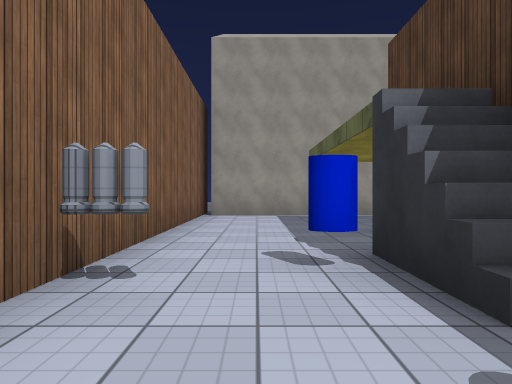
[1] (above)

24 first-person views from a walk through a Unity game level. The camera is 1.2 m above the floor, looks level and sees 75° across. The floor is counted in squares, 2 m on a side. Each view is taken from the middle of a square. On the plan, view 1 faces up. The plan holds only what a view shows up to about 10 squares ahead; the rest is blank. The place goes on beyond the plan. The player character is not drawn. Some animated figures are left out. Surface patterns are stand-ins for the level's own textures.

[2]
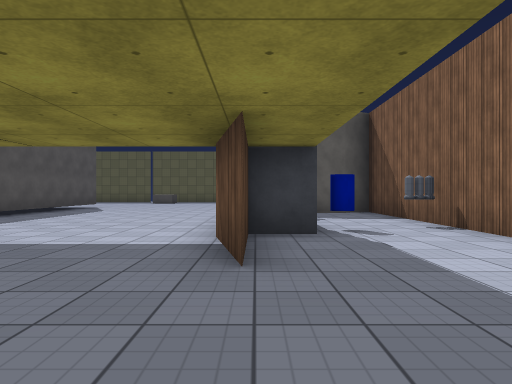

[3]
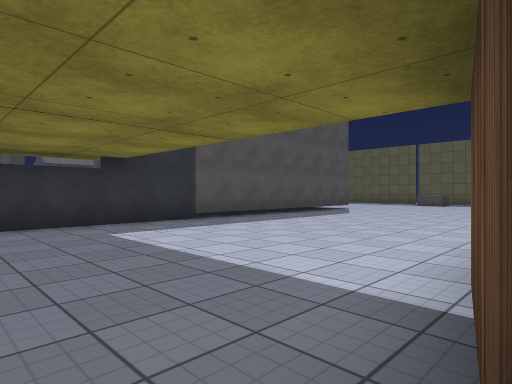

[4]
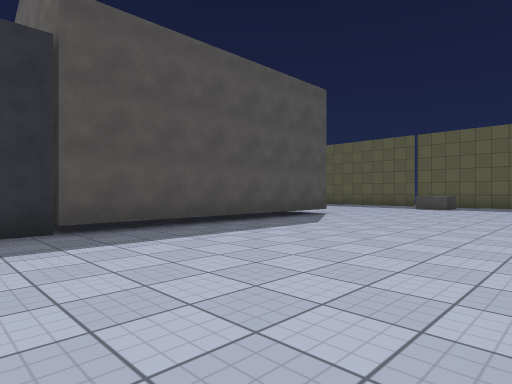

[5]
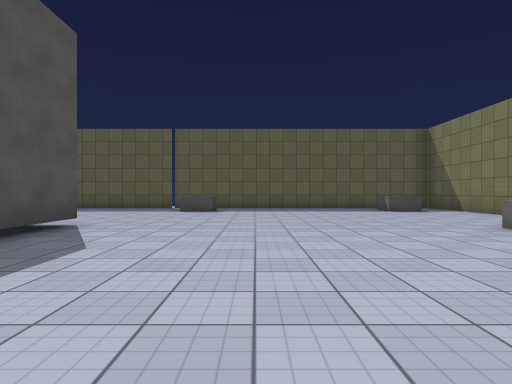

[6]
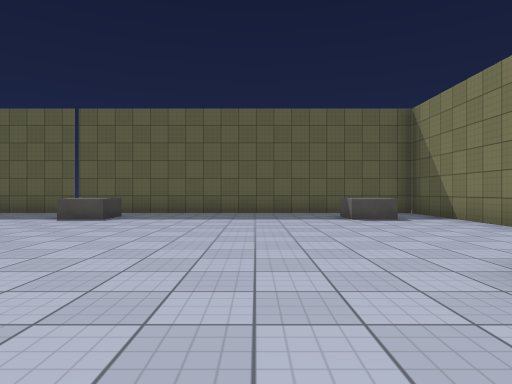

[7]
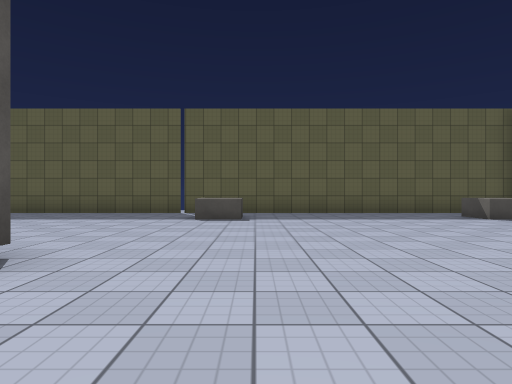

[8]
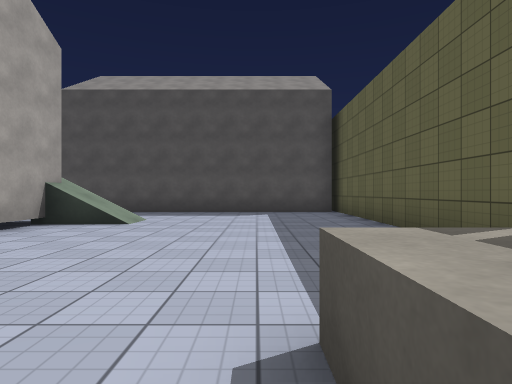

[9]
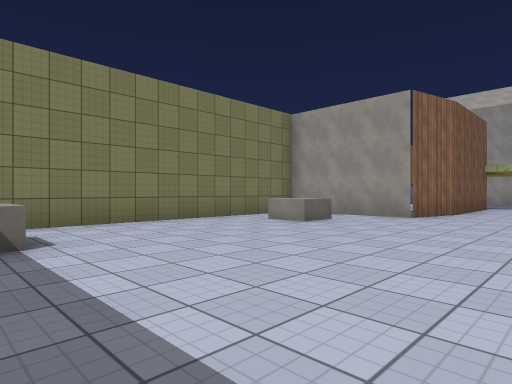

[10]
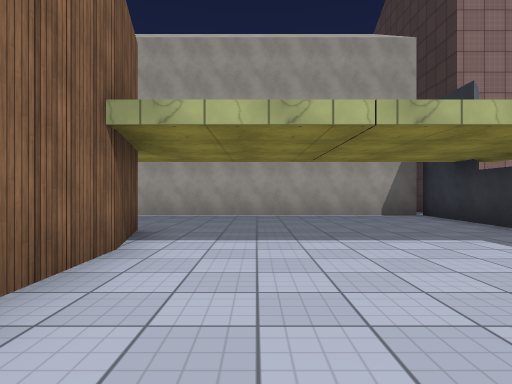

[11]
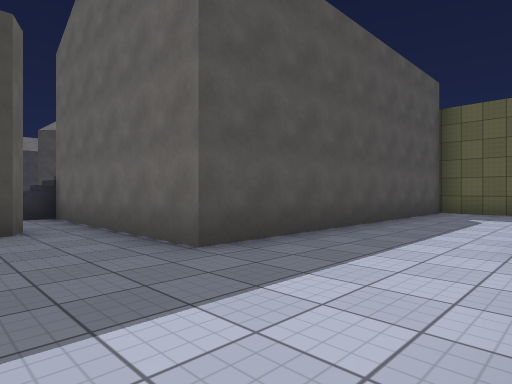

[12]
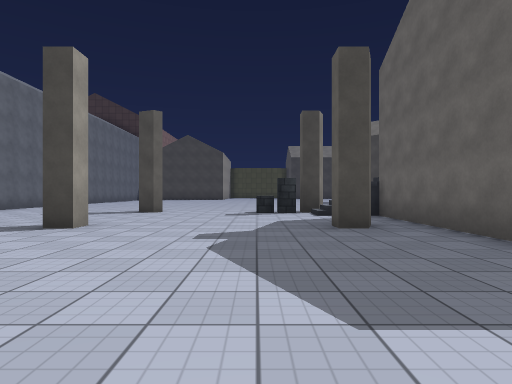

[13]
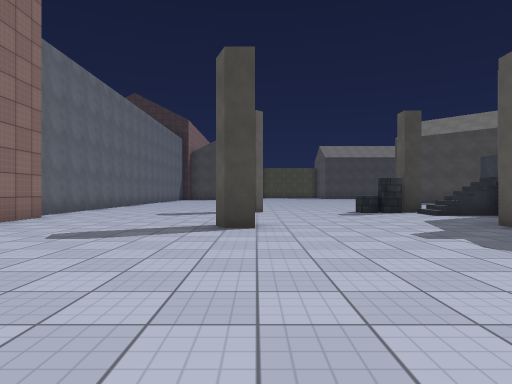

[14]
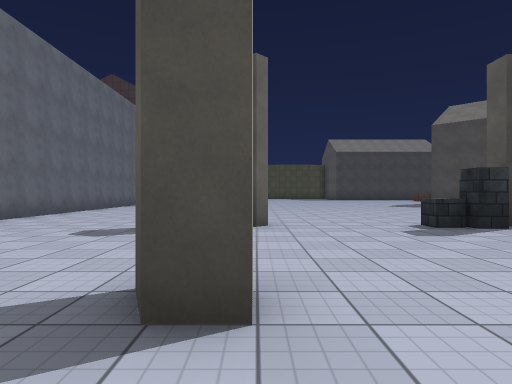

[15]
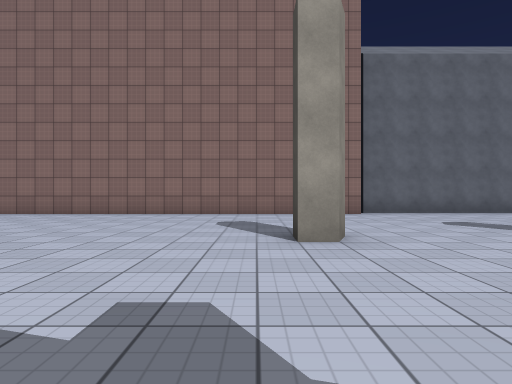

[16]
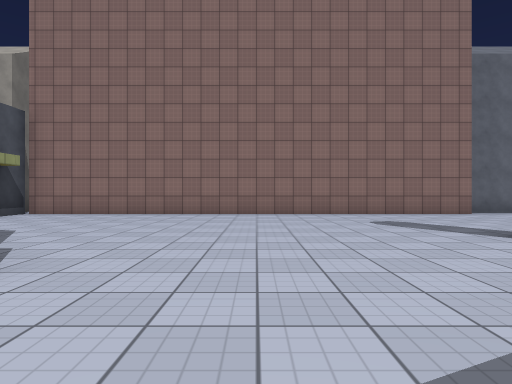

[17]
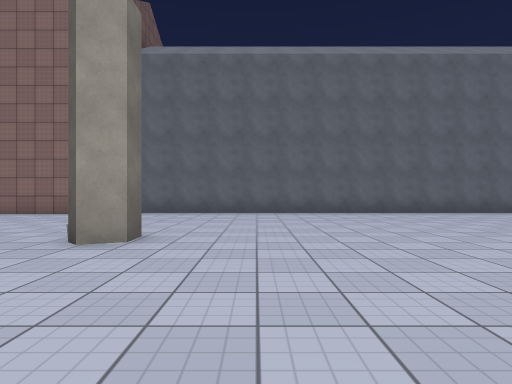

[18]
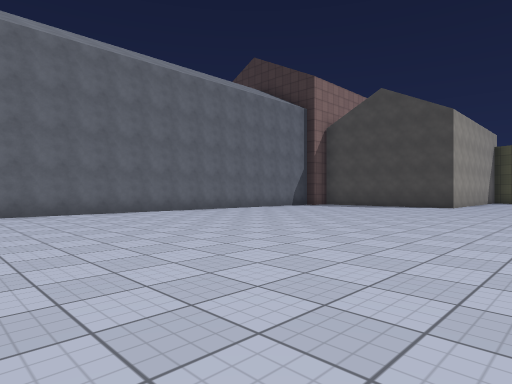

[19]
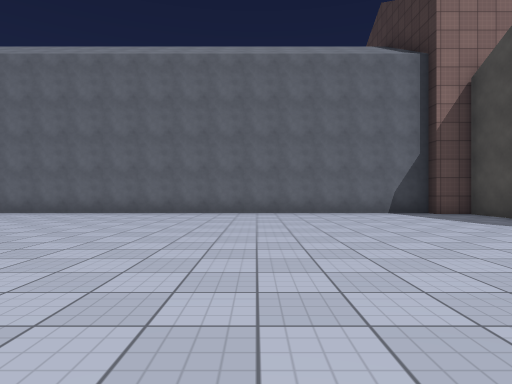

[20]
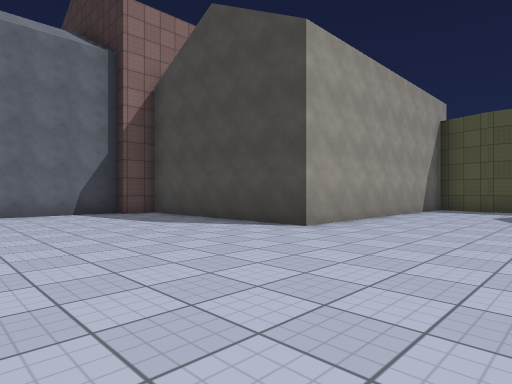

[21]
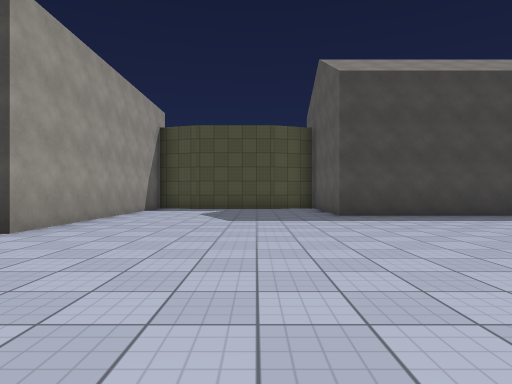

[22]
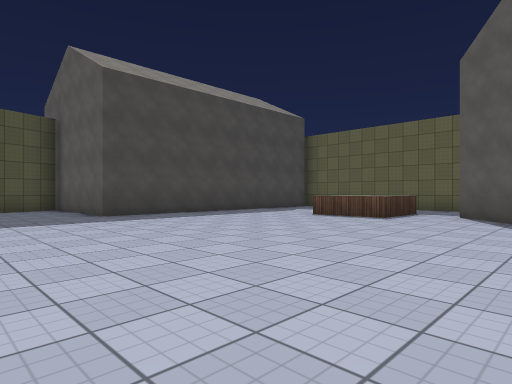

[23]
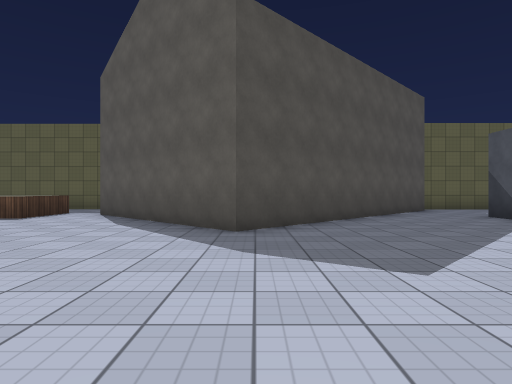

[24]
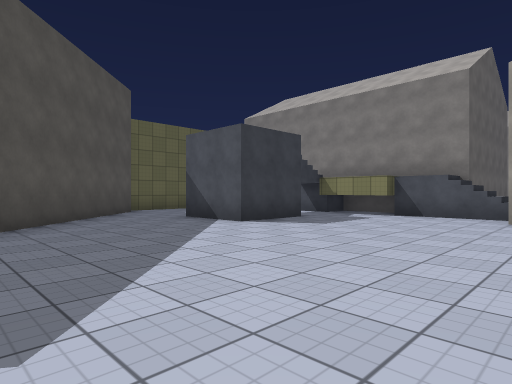

### Floor plan
Key: @ floor where view 1 was taken; # wall or solid block; . floor; / step, stairs or slope; ^ raised ledge; H house; C blue cylinder; O other object.
Columns run from 2 left of view 1 to 46 right of it. Each row starts with its distance up from view 1.
 11                              H        H
 10  H         #                 HH       HH
  9  HHHHHHHHHH#           HHHHHHHHHHHHHHHHHH
  8 #.........H############.................##
  7 #.........O..............................H
  6 #.........O .............................H
  5 #...#.....O .............................H
  4 #...#.....O  ............................H
  3 #..C#.....O   .......O...O...............HHHHHHH
  2 #O..#.....HH  ..................................
  1 #...#......HHH .................................#
  0 #.@O#......H   ..........O.....................
 -1 #...#......H   ..........O.....................
 -2  OOO#......H   ......O../O......................#
 -3 #  ........H   ...HHHHHH/....................HHH
 -4 #.^^.......H   ...H   HH ....................HH
 -5 #..........H HH/..H    H /........H..........HH
 -6 #.............//..H    H /.OO.....HH.........HH
 -7 #.................H         O....H  H........HH
 -8 #.................H         O...H    H..^^.  HH
 -9 #.................H         ...H      H.^
-10 #.^^.....^........H         ..H
-11 #.................H          H
-12 ###################

Positions as (right, up) in squares from view 1, and headings:
1: (0, 0), facing up
2: (2, 8), facing down
3: (2, 6), facing down-right
4: (3, 3), facing down-right
5: (5, 1), facing down
6: (3, -2), facing down
7: (6, -2), facing down
8: (6, -9), facing right
9: (5, -10), facing up-left
10: (4, 0), facing up
11: (13, -1), facing down-right
12: (13, 0), facing right
13: (13, 3), facing right
14: (17, 3), facing right
15: (18, -1), facing up
16: (15, -1), facing up
17: (25, -1), facing up
18: (25, -1), facing up-right
19: (33, -1), facing up
20: (34, -1), facing up-right
21: (34, -1), facing right
22: (34, 0), facing down-right
23: (32, 0), facing down
24: (31, -1), facing down-left
